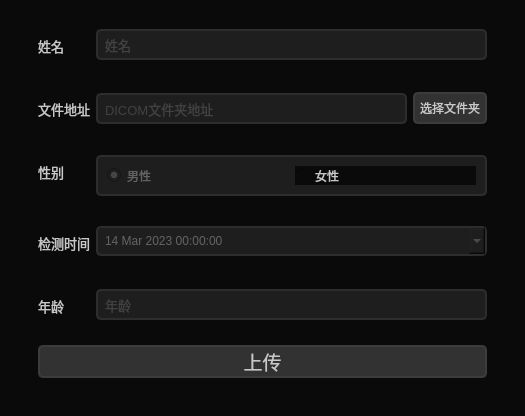
<?xml version="1.0" encoding="UTF-8"?>
<ui version="4.0">
 <class>Dialog</class>
 <widget class="QDialog" name="Dialog">
  <property name="geometry">
   <rect>
    <x>0</x>
    <y>0</y>
    <width>525</width>
    <height>416</height>
   </rect>
  </property>
  <property name="minimumSize">
   <size>
    <width>525</width>
    <height>300</height>
   </size>
  </property>
  <property name="windowTitle">
   <string>上传影像</string>
  </property>
  <property name="windowIcon">
   <iconset>
    <normaloff>Images/Icon.ico</normaloff>Images/Icon.ico</iconset>
  </property>
  <property name="styleSheet">
   <string notr="true">color: rgb(200, 200, 200);
background-color: rgb(10, 10, 10);</string>
  </property>
  <layout class="QHBoxLayout" name="horizontalLayout">
   <item>
    <widget class="QWidget" name="widget" native="true">
     <layout class="QVBoxLayout" name="verticalLayout_5">
      <item>
       <widget class="QFrame" name="frame_3">
        <property name="styleSheet">
         <string notr="true">border-radius: 10px;</string>
        </property>
        <property name="frameShape">
         <enum>QFrame::StyledPanel</enum>
        </property>
        <property name="frameShadow">
         <enum>QFrame::Raised</enum>
        </property>
        <layout class="QHBoxLayout" name="horizontalLayout_6">
         <item>
          <widget class="QFrame" name="login_area_2">
           <property name="maximumSize">
            <size>
             <width>500</width>
             <height>600</height>
            </size>
           </property>
           <property name="styleSheet">
            <string notr="true">border-radius: 10px;</string>
           </property>
           <property name="frameShape">
            <enum>QFrame::NoFrame</enum>
           </property>
           <property name="frameShadow">
            <enum>QFrame::Raised</enum>
           </property>
           <layout class="QVBoxLayout" name="verticalLayout_3">
            <property name="topMargin">
             <number>0</number>
            </property>
            <item>
             <layout class="QVBoxLayout" name="verticalLayout_4">
              <item>
               <layout class="QFormLayout" name="formLayout_2">
                <property name="verticalSpacing">
                 <number>30</number>
                </property>
                <property name="topMargin">
                 <number>0</number>
                </property>
                <item row="0" column="0">
                 <widget class="QLabel" name="label_15">
                  <property name="sizePolicy">
                   <sizepolicy hsizetype="Preferred" vsizetype="Fixed">
                    <horstretch>0</horstretch>
                    <verstretch>0</verstretch>
                   </sizepolicy>
                  </property>
                  <property name="minimumSize">
                   <size>
                    <width>0</width>
                    <height>33</height>
                   </size>
                  </property>
                  <property name="font">
                   <font>
                    <family>宋体</family>
                    <pointsize>10</pointsize>
                   </font>
                  </property>
                  <property name="text">
                   <string>姓名</string>
                  </property>
                  <property name="alignment">
                   <set>Qt::AlignRight|Qt::AlignTrailing|Qt::AlignVCenter</set>
                  </property>
                 </widget>
                </item>
                <item row="0" column="1">
                 <widget class="QLineEdit" name="nameEdit">
                  <property name="font">
                   <font>
                    <family>Segoe UI</family>
                    <pointsize>10</pointsize>
                   </font>
                  </property>
                  <property name="styleSheet">
                   <string notr="true">QLineEdit {
	border: 2px solid rgb(45, 45, 45);
	border-radius: 5px;
	padding: 5px;
	background-color: rgb(30, 30, 30);	
	color: rgb(100, 100, 100);
}
QLineEdit:hover {
	border: 2px solid rgb(55, 55, 55);
}
QLineEdit:focus {
	border: 2px solid rgb(170, 255, 255);	
	color: rgb(200, 200, 200);
}</string>
                  </property>
                  <property name="text">
                   <string/>
                  </property>
                  <property name="maxLength">
                   <number>32</number>
                  </property>
                  <property name="readOnly">
                   <bool>true</bool>
                  </property>
                  <property name="placeholderText">
                   <string>姓名</string>
                  </property>
                 </widget>
                </item>
                <item row="1" column="0">
                 <widget class="QLabel" name="label_16">
                  <property name="sizePolicy">
                   <sizepolicy hsizetype="Preferred" vsizetype="Fixed">
                    <horstretch>0</horstretch>
                    <verstretch>0</verstretch>
                   </sizepolicy>
                  </property>
                  <property name="minimumSize">
                   <size>
                    <width>0</width>
                    <height>33</height>
                   </size>
                  </property>
                  <property name="font">
                   <font>
                    <family>宋体</family>
                    <pointsize>10</pointsize>
                   </font>
                  </property>
                  <property name="text">
                   <string>文件地址</string>
                  </property>
                  <property name="alignment">
                   <set>Qt::AlignCenter</set>
                  </property>
                 </widget>
                </item>
                <item row="1" column="1">
                 <widget class="QFrame" name="frame_5">
                  <property name="styleSheet">
                   <string notr="true"/>
                  </property>
                  <property name="frameShape">
                   <enum>QFrame::Box</enum>
                  </property>
                  <property name="frameShadow">
                   <enum>QFrame::Plain</enum>
                  </property>
                  <property name="lineWidth">
                   <number>5</number>
                  </property>
                  <layout class="QHBoxLayout" name="horizontalLayout_13">
                   <property name="spacing">
                    <number>6</number>
                   </property>
                   <property name="leftMargin">
                    <number>0</number>
                   </property>
                   <property name="topMargin">
                    <number>0</number>
                   </property>
                   <property name="rightMargin">
                    <number>0</number>
                   </property>
                   <property name="bottomMargin">
                    <number>0</number>
                   </property>
                   <item>
                    <widget class="QLineEdit" name="filePathEdit">
                     <property name="font">
                      <font>
                       <family>Segoe UI</family>
                       <pointsize>10</pointsize>
                      </font>
                     </property>
                     <property name="styleSheet">
                      <string notr="true">QLineEdit {
	border: 2px solid rgb(45, 45, 45);
	border-radius: 5px;
	padding: 5px;
	background-color: rgb(30, 30, 30);	
	color: rgb(100, 100, 100);
}
QLineEdit:hover {
	border: 2px solid rgb(55, 55, 55);
}
QLineEdit:focus {
	border: 2px solid rgb(170, 255, 255);	
	color: rgb(200, 200, 200);
}</string>
                     </property>
                     <property name="text">
                      <string/>
                     </property>
                     <property name="maxLength">
                      <number>32</number>
                     </property>
                     <property name="readOnly">
                      <bool>false</bool>
                     </property>
                     <property name="placeholderText">
                      <string>DICOM文件夹地址</string>
                     </property>
                    </widget>
                   </item>
                   <item>
                    <widget class="QPushButton" name="filePathButton">
                     <property name="styleSheet">
                      <string notr="true">QPushButton {	
	background-color: rgb(50, 50, 50);
	border: 2px solid rgb(60, 60, 60);
padding: 5px;
	border-radius: 5px;
}
QPushButton:hover {	
	background-color: rgb(60, 60, 60);
	border: 2px solid rgb(70, 70, 70);
}
QPushButton:pressed {	
	background-color: rgb(170, 255, 255);
	border: 2px solid rgb(255, 165, 24);	
	color: rgb(35, 35, 35);
}</string>
                     </property>
                     <property name="text">
                      <string>选择文件夹</string>
                     </property>
                    </widget>
                   </item>
                  </layout>
                 </widget>
                </item>
                <item row="2" column="0">
                 <widget class="QLabel" name="label_12">
                  <property name="sizePolicy">
                   <sizepolicy hsizetype="Preferred" vsizetype="Fixed">
                    <horstretch>0</horstretch>
                    <verstretch>0</verstretch>
                   </sizepolicy>
                  </property>
                  <property name="minimumSize">
                   <size>
                    <width>0</width>
                    <height>33</height>
                   </size>
                  </property>
                  <property name="font">
                   <font>
                    <family>宋体</family>
                    <pointsize>10</pointsize>
                   </font>
                  </property>
                  <property name="text">
                   <string>性别</string>
                  </property>
                  <property name="alignment">
                   <set>Qt::AlignCenter</set>
                  </property>
                 </widget>
                </item>
                <item row="2" column="1">
                 <layout class="QHBoxLayout" name="horizontalLayout_12">
                  <item>
                   <widget class="QFrame" name="frame_4">
                    <property name="styleSheet">
                     <string notr="true">QFrame {
	border: 2px solid rgb(45, 45, 45);
	border-radius: 5px;
	background-color: rgb(30, 30, 30);	
	color: rgb(100, 100, 100);
}
</string>
                    </property>
                    <property name="frameShape">
                     <enum>QFrame::Box</enum>
                    </property>
                    <property name="frameShadow">
                     <enum>QFrame::Plain</enum>
                    </property>
                    <property name="lineWidth">
                     <number>5</number>
                    </property>
                    <layout class="QHBoxLayout" name="horizontalLayout_11">
                     <item>
                      <widget class="QRadioButton" name="MaleButton">
                       <property name="styleSheet">
                        <string notr="true">QRadioButton {
	background-color: rgb(30, 30, 30);	
	color: rgb(100, 100, 100);
}
</string>
                       </property>
                       <property name="text">
                        <string>男性</string>
                       </property>
                       <property name="checkable">
                        <bool>true</bool>
                       </property>
                       <property name="checked">
                        <bool>true</bool>
                       </property>
                      </widget>
                     </item>
                     <item>
                      <widget class="QRadioButton" name="FemaleButton">
                       <property name="styleSheet">
                        <string notr="true">QRadioButton {
	background-color: rgb(30, 30, 30);	
	color: rgb(100, 100, 100);
}
r</string>
                       </property>
                       <property name="text">
                        <string>女性</string>
                       </property>
                       <property name="checkable">
                        <bool>true</bool>
                       </property>
                      </widget>
                     </item>
                    </layout>
                   </widget>
                  </item>
                 </layout>
                </item>
                <item row="4" column="0">
                 <widget class="QLabel" name="label_14">
                  <property name="sizePolicy">
                   <sizepolicy hsizetype="Preferred" vsizetype="Fixed">
                    <horstretch>0</horstretch>
                    <verstretch>0</verstretch>
                   </sizepolicy>
                  </property>
                  <property name="minimumSize">
                   <size>
                    <width>0</width>
                    <height>33</height>
                   </size>
                  </property>
                  <property name="font">
                   <font>
                    <family>宋体</family>
                    <pointsize>10</pointsize>
                   </font>
                  </property>
                  <property name="text">
                   <string>年龄</string>
                  </property>
                  <property name="alignment">
                   <set>Qt::AlignCenter</set>
                  </property>
                 </widget>
                </item>
                <item row="4" column="1">
                 <widget class="QLineEdit" name="ageEdit">
                  <property name="font">
                   <font>
                    <family>Segoe UI</family>
                    <pointsize>10</pointsize>
                   </font>
                  </property>
                  <property name="styleSheet">
                   <string notr="true">QLineEdit {
	border: 2px solid rgb(45, 45, 45);
	border-radius: 5px;
	padding: 5px;
	background-color: rgb(30, 30, 30);	
	color: rgb(100, 100, 100);
}
QLineEdit:hover {
	border: 2px solid rgb(55, 55, 55);
}
QLineEdit:focus {
	border: 2px solid rgb(170, 255, 255);	
	color: rgb(200, 200, 200);
}</string>
                  </property>
                  <property name="text">
                   <string/>
                  </property>
                  <property name="maxLength">
                   <number>32</number>
                  </property>
                  <property name="placeholderText">
                   <string>年龄</string>
                  </property>
                 </widget>
                </item>
                <item row="3" column="0">
                 <widget class="QLabel" name="label_13">
                  <property name="sizePolicy">
                   <sizepolicy hsizetype="Preferred" vsizetype="Fixed">
                    <horstretch>0</horstretch>
                    <verstretch>0</verstretch>
                   </sizepolicy>
                  </property>
                  <property name="minimumSize">
                   <size>
                    <width>0</width>
                    <height>33</height>
                   </size>
                  </property>
                  <property name="font">
                   <font>
                    <family>宋体</family>
                    <pointsize>10</pointsize>
                   </font>
                  </property>
                  <property name="text">
                   <string>检测时间</string>
                  </property>
                  <property name="alignment">
                   <set>Qt::AlignCenter</set>
                  </property>
                 </widget>
                </item>
                <item row="3" column="1">
                 <widget class="QDateTimeEdit" name="dateTimeEdit">
                  <property name="styleSheet">
                   <string notr="true">QDateTimeEdit {
	border: 2px solid rgb(45, 45, 45);
	border-radius: 5px;
	padding: 5px;
	background-color: rgb(30, 30, 30);	
	color: rgb(100, 100, 100);
}
QDateTimeEdit:hover {
	border: 2px solid rgb(55, 55, 55);
}
QDateTimeEdit:focus {
	border: 2px solid rgb(170, 255, 255);	
	color: rgb(200, 200, 200);
}</string>
                  </property>
                  <property name="alignment">
                   <set>Qt::AlignLeading|Qt::AlignLeft|Qt::AlignVCenter</set>
                  </property>
                  <property name="dateTime">
                   <datetime>
                    <hour>0</hour>
                    <minute>0</minute>
                    <second>0</second>
                    <year>2023</year>
                    <month>3</month>
                    <day>14</day>
                   </datetime>
                  </property>
                  <property name="calendarPopup">
                   <bool>true</bool>
                  </property>
                 </widget>
                </item>
               </layout>
              </item>
              <item>
               <widget class="QPushButton" name="uploadButton">
                <property name="font">
                 <font>
                  <family>宋体</family>
                  <pointsize>14</pointsize>
                 </font>
                </property>
                <property name="styleSheet">
                 <string notr="true">QPushButton {	
	background-color: rgb(50, 50, 50);
	border: 2px solid rgb(60, 60, 60);
	border-radius: 5px;
}
QPushButton:hover {	
	background-color: rgb(60, 60, 60);
	border: 2px solid rgb(70, 70, 70);
}
QPushButton:pressed {	
	background-color: rgb(170, 255, 255);
	border: 2px solid rgb(255, 165, 24);	
	color: rgb(35, 35, 35);
}</string>
                </property>
                <property name="text">
                 <string>上传</string>
                </property>
               </widget>
              </item>
             </layout>
            </item>
           </layout>
          </widget>
         </item>
        </layout>
       </widget>
      </item>
     </layout>
    </widget>
   </item>
  </layout>
 </widget>
 <tabstops>
  <tabstop>uploadButton</tabstop>
 </tabstops>
 <resources/>
 <connections/>
</ui>
